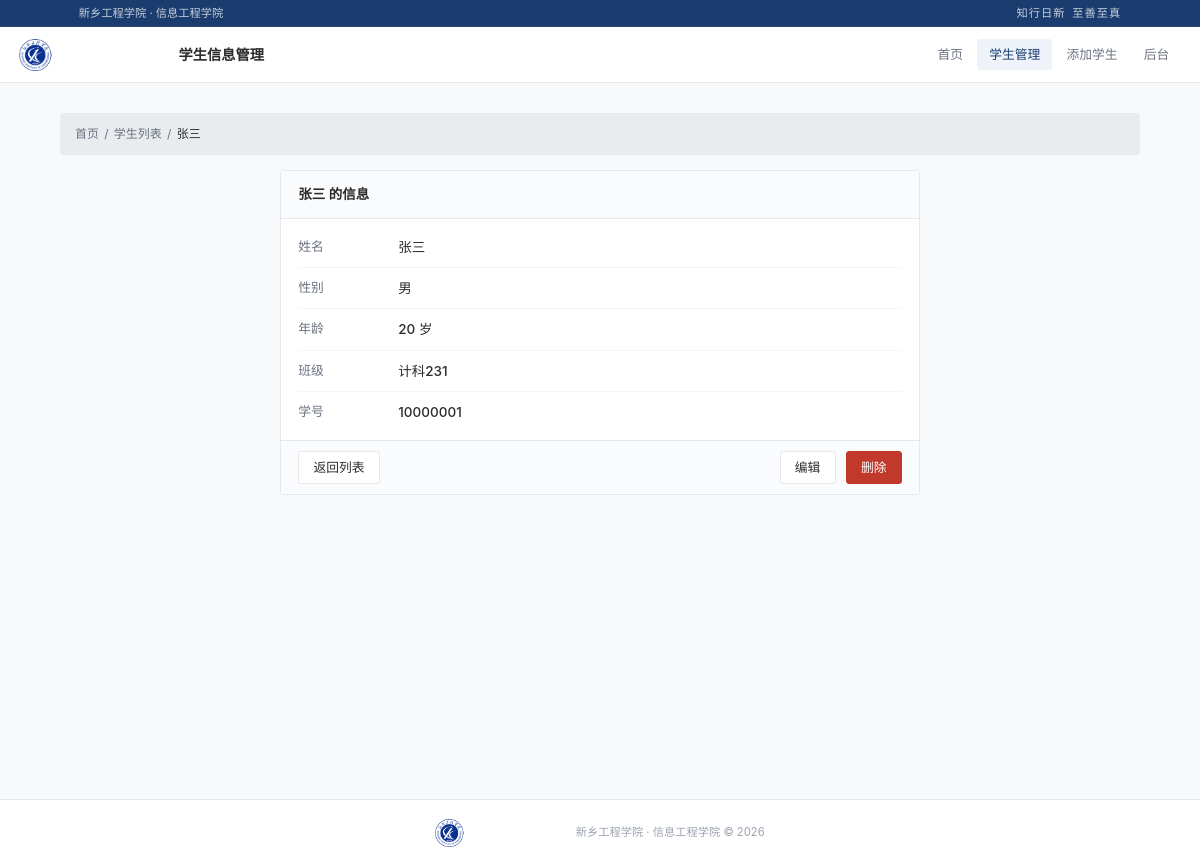
The app's page /students/1/ with its own data.
### students/models.py (models this page shows, shortened)
class Student(models.Model):
    GENDER_CHOICES = (
        ('男', '男'),
        ('女', '女'),
    )
    name = models.CharField(max_length=30, verbose_name='姓名')
    gender = models.CharField(max_length=2, choices=GENDER_CHOICES, verbose_name='性别')
    age = models.PositiveSmallIntegerField(verbose_name='年龄')
    class_name = models.ForeignKey(
        ClassInfo,
        on_delete=models.CASCADE,
        related_name='students',
        verbose_name='班级'
    )
    student_id = models.CharField(max_length=8, unique=True, verbose_name='学号', blank=True)
    class Meta:
        verbose_name = '学生信息'
        verbose_name_plural = '学生信息'
        ordering = ['class_name', 'name']

class ClassInfo(models.Model):
    name = models.CharField(max_length=50, verbose_name='班级名称', unique=True)
    class Meta:
        verbose_name = '班级信息'
        verbose_name_plural = '班级信息'
        ordering = ['name']

### students/views.py (the view)
# urls.py: path('students/<int:pk>/', views.StudentDetailView.as_view(), name='student_detail'),
class StudentDetailView(DetailView):
    model = Student
    template_name = 'students/student_detail.html'
    context_object_name = 'student'
    pk_url_kwarg = 'pk'

### students/templates/students/student_detail.html (shortened to what this page needs)
{% extends 'students/base.html' %}
{% block content %}
<div class="breadcrumb">
    <a href="{% url 'index' %}">首页</a><span class="sep">/</span>
    <a href="{% url 'student_list' %}">学生列表</a><span class="sep">/</span>
    <span class="current">{{ student.name }}</span>
</div>
<div class="detail-card">
    <div class="card-head">{{ student.name }} 的信息</div>
    <div class="card-body">
        <div class="dl-row">
            <div class="dl-label">姓名</div>
            <div class="dl-value">{{ student.name }}</div>
        </div>
        <div class="dl-row">
            <div class="dl-label">性别</div>
            <div class="dl-value">{{ student.gender }}</div>
        </div>
        <div class="dl-row">
            <div class="dl-label">年龄</div>
            <div class="dl-value">{{ student.age }} 岁</div>
        </div>
        <div class="dl-row">
            <div class="dl-label">班级</div>
            <div class="dl-value">{{ student.class_name.name }}</div>
        </div>
        <div class="dl-row">
            <div class="dl-label">学号</div>
            <div class="dl-value">{{ student.student_id }}</div>
        </div>
    </div>
    <div class="card-foot">
        <a href="{% url 'student_list' %}" class="btn btn-outline">返回列表</a>
        <div>
            <a href="{% url 'student_edit' student.pk %}" class="btn btn-outline">编辑</a>
            <a href="{% url 'student_delete' student.pk %}" class="btn btn-danger">删除</a>
        </div>
    </div>
</div>
{% endblock %}

### static/css/style.css (style rules this page uses)
:root { --ink: #2c2c2c; --muted: #6b7280; --light-muted: #9ca3af; --border: #e5e7eb; --bg: #f8f9fb; --surface: #ffffff; --primary: #1a3c6e; --primary-light: #2d5aa0; --primary-bg: #eef3fa; --danger: #c0392b; --danger-light: #fdf0ed; --success: #2d6a4f; }
*, *::before, *::after { box-sizing: border-box; }
html { font-size: 15px; -webkit-font-smoothing: antialiased; }
body { margin: 0; font-family: -apple-system, BlinkMacSystemFont, "Segoe UI", "PingFang SC", "Microsoft YaHei", "Hiragino Sans GB", sans-serif; color: var(--ink); background: var(--bg); line-height: 1.65; min-height: 100vh; }
a { color: var(--primary-light); text-decoration: none; }
.btn { display: inline-block; padding: 0.4rem 0.95rem; font-size: 0.85rem; font-weight: 500; border-radius: 3px; border: 1px solid transparent; cursor: pointer; text-align: center; line-height: 1.5; transition: background 0.15s, border-color 0.15s, box-shadow 0.15s; white-space: nowrap; background: var(--surface); color: var(--ink); border-color: var(--border); }
.btn-danger { background: var(--danger); border-color: var(--danger); color: #fff; }
.btn-outline { background: var(--surface); border-color: var(--border); color: var(--ink); }
.btn + .btn { margin-left: 0.4rem; }
.breadcrumb { font-size: 0.8rem; color: var(--muted); margin-bottom: 1rem; }
.breadcrumb a { color: var(--muted); }
.breadcrumb .sep { margin: 0 0.35rem; }
.breadcrumb .current { color: var(--ink); }
.detail-card { background: var(--surface); border: 1px solid var(--border); border-radius: 3px; max-width: 640px; margin: 0 auto; }
.detail-card .card-head { padding: 0.8rem 1.15rem; border-bottom: 1px solid var(--border); font-weight: 600; font-size: 0.9rem; background: #fafbfc; }
.detail-card .card-body { padding: 1.15rem; }
.detail-card .card-foot { padding: 0.65rem 1.15rem; border-top: 1px solid var(--border); background: #fafbfc; display: flex; justify-content: space-between; align-items: center; gap: 0.5rem; }
.dl-row { display: flex; border-bottom: 1px solid #f5f5f5; padding: 0.6rem 0; }
.dl-row:first-child { padding-top: 0; }
.dl-row:last-child { border-bottom: 0; padding-bottom: 0; }
.dl-label { width: 100px; flex-shrink: 0; color: var(--muted); font-size: 0.85rem; }
.dl-value { font-size: 0.9rem; color: var(--ink); font-weight: 500; }

### records on screen
Student: name "张三", gender "男", age "20", class_name.name "计科231", student_id "10000001"
